Frame 1 (no input): blank canvas, image omitted
Frame 60 (no input): blank canvas, image omitted
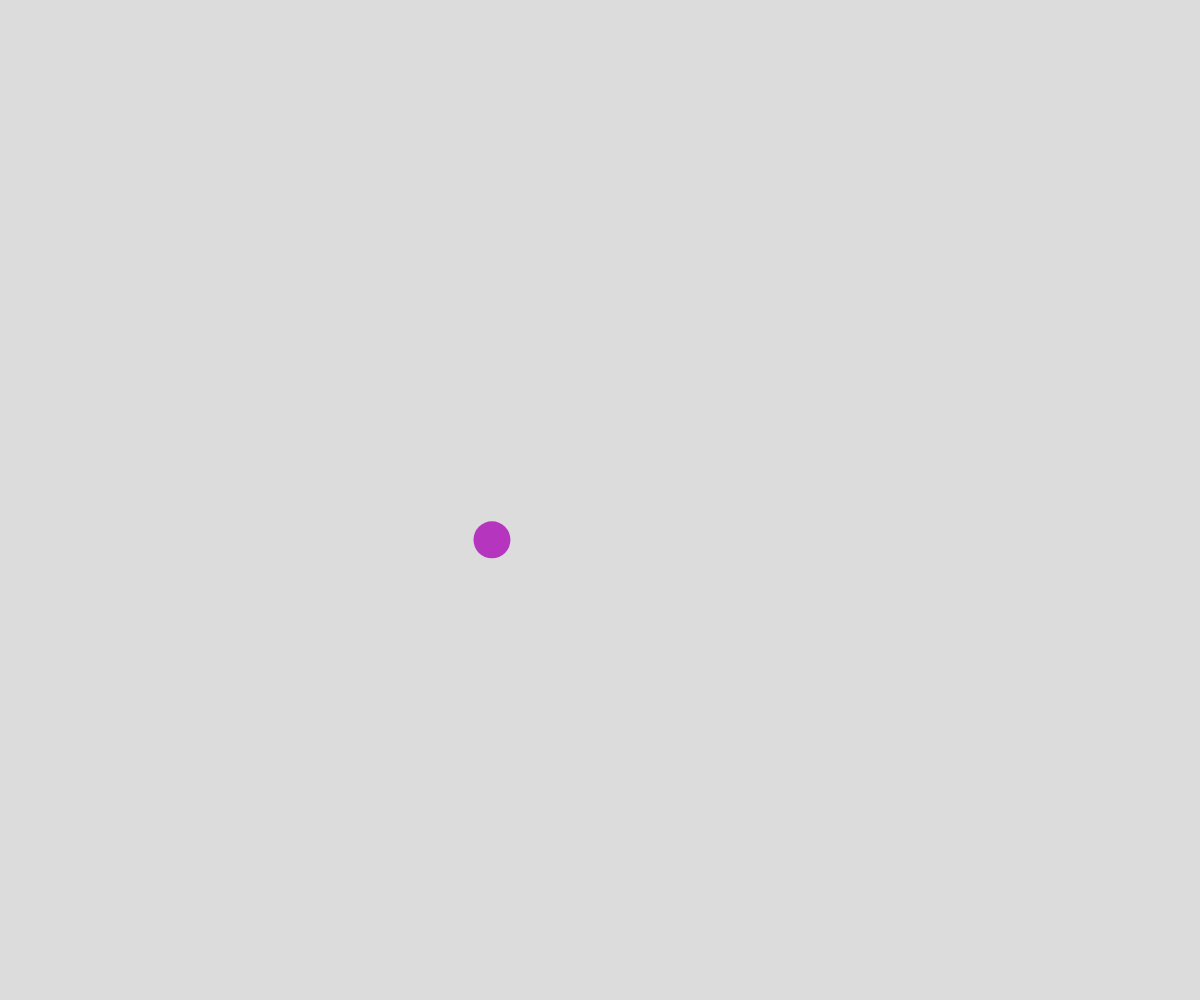
Frame 120 (the mouse pressed at the canvas centre since frame 60)

The p5.js sketch whose frames 1 and 60 were blank and that drew this single picture after the mouse press (run headless with seeded random() and noise() and a simulated clock; from frame 60 on, the mouse is pressed at the canvas centre):

// p5.js sketch
// ── sketch.js
// Connected Nodes OOP Demo

let points = [];

function setup() {
  createCanvas(windowWidth, windowHeight);
}

function draw() {
  background(220);
  //draw the lines first
  for (let point of points) {
    point.update();
    point.connectTo(points);
  }

  //draw the circles after, to keep the lines underneath
  for (let point of points) {
    point.display();
  }
}

function mousePressed() {
  let thePoint = new MovingPoint(mouseX, mouseY);
  points.push(thePoint);
}

class MovingPoint {
  constructor(x, y) {
    this.x = x;
    this.y = y;
    this.color = color(random(255), random(255), random(255));
    this.radius = 15;
    this.xTime = random(1000);
    this.yTime = random(1000);
    this.deltaTime = 0.01;
    this.reach = 150;
  }

  display() {
    noStroke();
    fill(this.color);
    circle(this.x, this.y, this.radius*2);
  }

  update() {
    //move point
    let dx = noise(this.xTime);
    this.dx = map(dx, 0, 1, -5, 5);
    let dy = noise(this.yTime);
    this.dy = map(dy, 0, 1, -5, 5);

    this.x += this.dx;
    this.y += this.dy;

    this.xTime += this.deltaTime;
    this.yTime += this.deltaTime;

    //wrap around screen
    if (this.x < 0) {
      this.x += width;
    }
    if (this.x > width) {
      this.x -= width;
    }
    if (this.y < 0) {
      this.y += height;
    }
    if (this.y > height) {
      this.y -= height;
    }

    //adjust size based on mouse
    let mouseDistance = dist(this.x, this.y, mouseX, mouseY);
    if (mouseDistance < this.reach) {
      //make circle bigger
      let theSize = map(mouseDistance, 0, this.reach, 30, 15);
      this.radius = theSize;
    }
    else {
      //set circle to regular size
      this.radius = 15;
    }
  }

  connectTo(pointsArray) {
    for (let otherPoint of pointsArray) {
      if (this !== otherPoint) {
        if (dist(this.x, this.y, otherPoint.x, otherPoint.y) <
             this.reach) {
          stroke(this.color);
          line(this.x, this.y, otherPoint.x, otherPoint.y);
        }
      }
    }
  }
}
